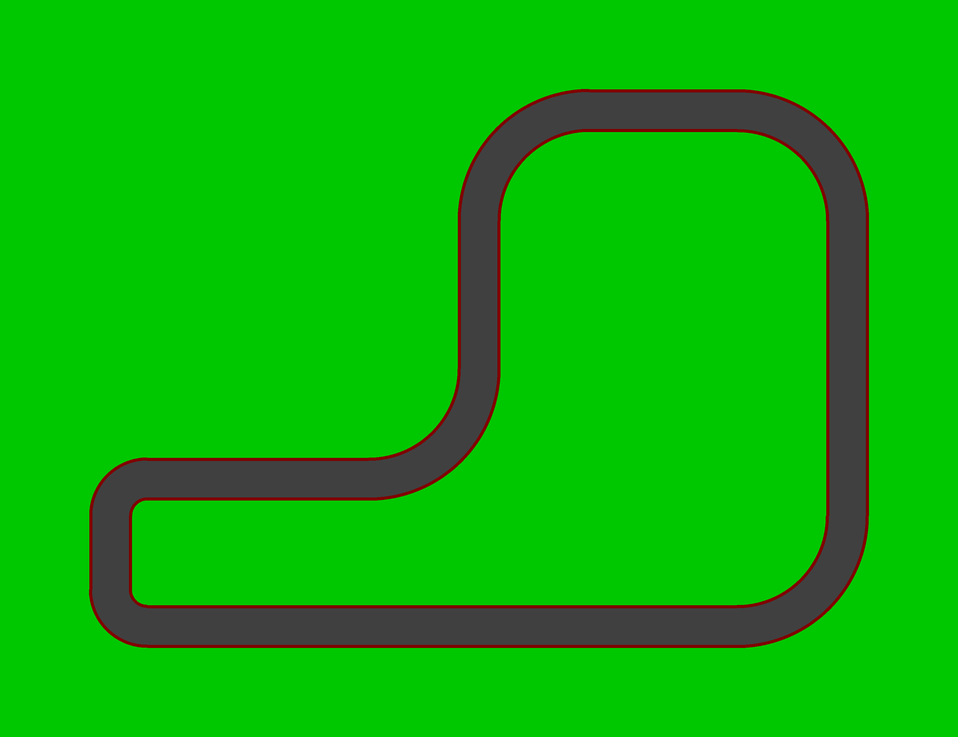
#> input picture Tools/Scripts/MakeTracks/fuji.png, 958 x 737 px, shrunk from 3120 x 2400 before the run, given in place of empty.png, which was not available
$ python assembleTrack.py
#> lines starting #> are read from the running program, lines starting #| are printed output that depends on the picture; pictures that were not available may be replaced by others from this repository, and a replacement may not be noted
import csv
import glob
import math

from PIL import Image

filenames = ["sampletrack.tsv",
             "fuji.tsv"]

DRAW_DPI = 20

emptyTile = Image.open("empty.png")
#> emptyTile is the input picture: PIL image 958x737 RGB; mean R, G, B 10.2, 180, 7.6
straightEWTile = Image.open("1x1straight3lane.png")
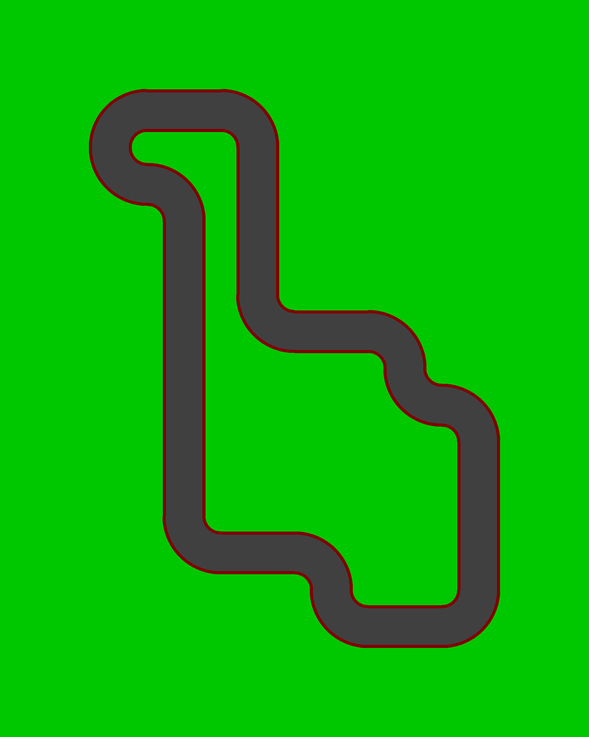
#> input picture Tools/Scripts/MakeTracks/rand_0000.png, 589 x 737 px, shrunk from 1920 x 2400 before the run, given in place of 1x1straight3lane.png, which was not available
#> straightEWTile is the input picture: PIL image 589x737 RGB; mean R, G, B 11.4, 177.5, 8.6
straightNSTile = straightEWTile.rotate(90)
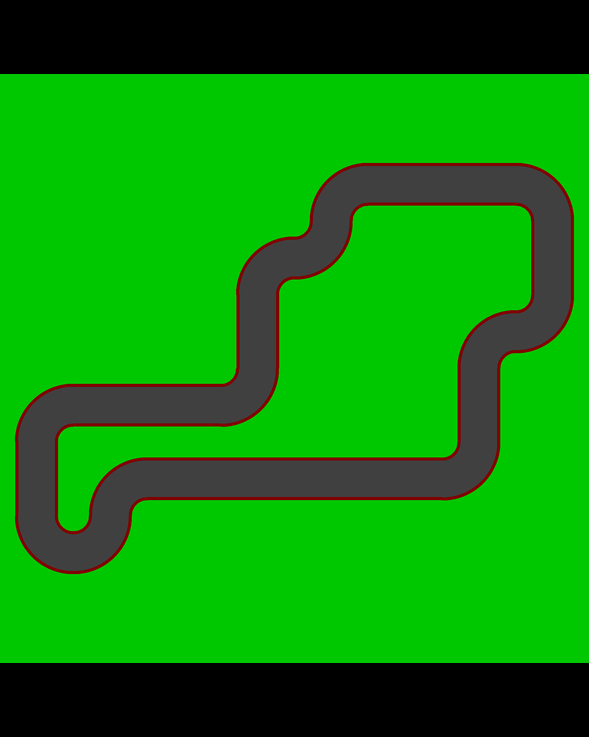
#> straightNSTile: PIL image 589x737 RGB; mean R, G, B 11.4, 137.3, 8.6
tightLeft0 = Image.open("1x1left903lane.png")
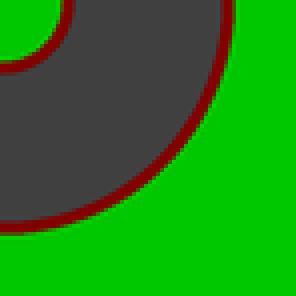
#> input picture Tools/Scripts/MakeTracks/1x1left903lane.png, 74 x 74 px, shrunk from 240 x 240 before the run (shown 4 times larger)
#> tightLeft0 is the input picture: PIL image 74x74 RGB; mean R, G, B 33.8, 133.4, 25.3
tightLeft1 = tightLeft0.rotate(90)
tightLeft2 = tightLeft1.rotate(90)
tightLeft3 = tightLeft2.rotate(90)
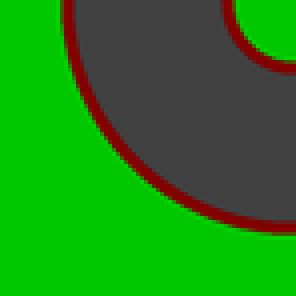
#> tightLeft3: PIL image 74x74 RGB (shown 4 times larger); mean R, G, B 33.8, 133.4, 25.3
tightRight0 = Image.open("1x1right903lane.png")
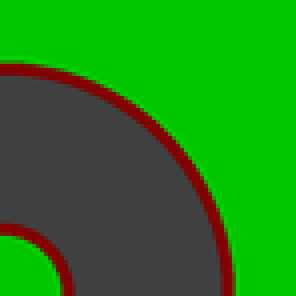
#> input picture Tools/Scripts/MakeTracks/1x1right903lane.png, 74 x 74 px, shrunk from 240 x 240 before the run (shown 4 times larger)
#> tightRight0 is the input picture: PIL image 74x74 RGB; mean R, G, B 33.6, 133.8, 25.2
tightRight1 = tightRight0.rotate(90)
tightRight2 = tightRight1.rotate(90)
tightRight3 = tightRight2.rotate(90)
mediumLeft0 = Image.open("2x2left903lane.png")
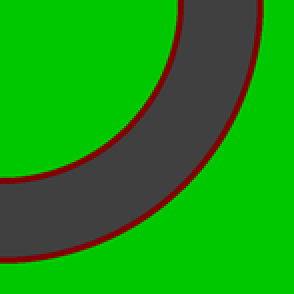
#> input picture Tools/Scripts/MakeTracks/2x2left903lane.png, 147 x 147 px, shrunk from 480 x 480 before the run (shown 2 times larger)
#> mediumLeft0 is the input picture: PIL image 147x147 RGB; mean R, G, B 25.3, 150.2, 18.9
mediumLeft1 = mediumLeft0.rotate(90)
mediumLeft2 = mediumLeft1.rotate(90)
mediumLeft3 = mediumLeft2.rotate(90)
mediumRight0 = Image.open("2x2right903lane.png")
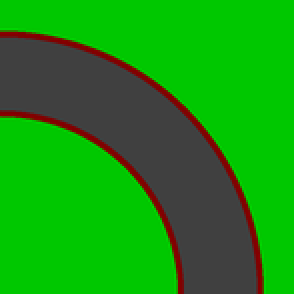
#> input picture Tools/Scripts/MakeTracks/2x2right903lane.png, 147 x 147 px, shrunk from 480 x 480 before the run (shown 2 times larger)
#> mediumRight0 is the input picture: PIL image 147x147 RGB; mean R, G, B 25.2, 150.3, 18.9
mediumRight1 = mediumRight0.rotate(90)
mediumRight2 = mediumRight1.rotate(90)
mediumRight3 = mediumRight2.rotate(90)

# [44 lines left out: function placeTile, not called in this run]


def drawTrack(tsvFn, pngFn):
#> (the run stopped early here; a loop or call above may not have finished)
